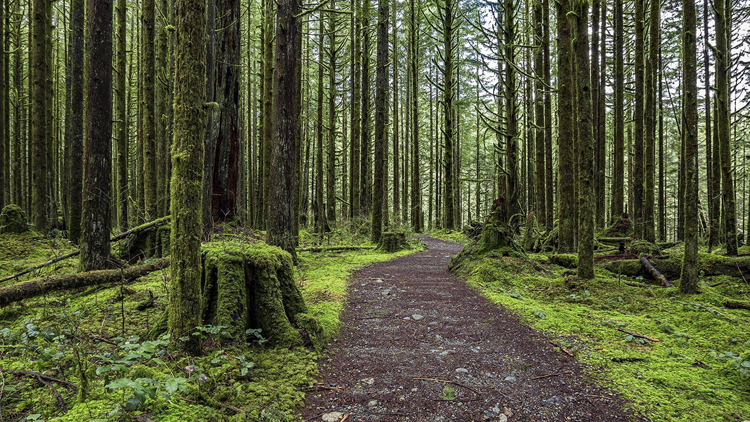
#> input picture test.jpg, 750 x 422 px
$ python encoder.py
#> lines starting #> are read from the running program, lines starting #| are printed output that depends on the picture
import numpy as np
import cv2
import time
import pickle
import sys


def get_binaryStr_within_range(l, u):
    i = 1
    num = 0
    binaryStr = ''
    while (not(num >= l and num < u)):
        decimal_pnt = 2**(-i)
        new_decimal = num + decimal_pnt
        if(new_decimal > u):
            binaryStr += '0'
        else:
            binaryStr += '1'
            num = new_decimal
        i += 1
    return binaryStr


def arith_coding(fileVector, blockSize, probability):
    cumulative_p = {}
    cumulative_p_prev = {}
    tags = []

    last_prob = 0
    for p in probability:
        cumulative_p_prev[p] = last_prob
        cumulative_p[p] = last_prob + probability[p]
        last_prob = cumulative_p[p]

    idx = 0
    while(idx < len(fileVector)):
        l = 0.0
        u = 1.0
        tag = ''
        blockNum = 0
        c = 0
        while (blockNum <= blockSize):
            if(l >= 0 and u < 0.5):
                l = 2 * l
                u = 2 * u
                tag += '0'
                for ic in range(c):
                    tag += '1'
                c = 0
            elif (l >= 0.5 and u <= 1.1):
                l = 2 * l - 1
                u = 2 * u - 1
                tag += '1'
                for ic in range(c):
                    tag += '0'
                c = 0
            elif(l >= 0.25 and u < 0.75):
                l = 2 * l - 0.5
                u = 2 * u - 0.5
                c += 1
            else:
                if(blockNum == blockSize):
                    extra_bits = get_binaryStr_within_range(l, u)
                    tag += extra_bits
                    break
                letter = fileVector[idx]
                delta = u-l
                new_l = l + delta * cumulative_p_prev[letter]
                new_u = min(
                    l + delta * cumulative_p[letter], 1.0)

                l = new_l
                u = new_u
                idx += 1
                blockNum += 1
        tags.append(tag)
    return tags


def bitstring_to_bytes(s):
    # pad s to make it divisble by 8
    numBits = 8 - len(s) % 8
    s += ('0' * numBits)
    return bytes(int(s[i: i + 8], 2)
                 for i in range(0, len(s), 8))  # convert s to bytes


def encodeTags(tags):
    bytesArray = []
    for tag in tags:
        bytesArray.append(bitstring_to_bytes(tag))
    return bytesArray


imgName = input("Enter the image file name: ")
#> the answer given: test.jpg
blockSize = int(input("Enter the block size: "))
#> the answer given: 100

img = cv2.imread(imgName, cv2.IMREAD_GRAYSCALE)
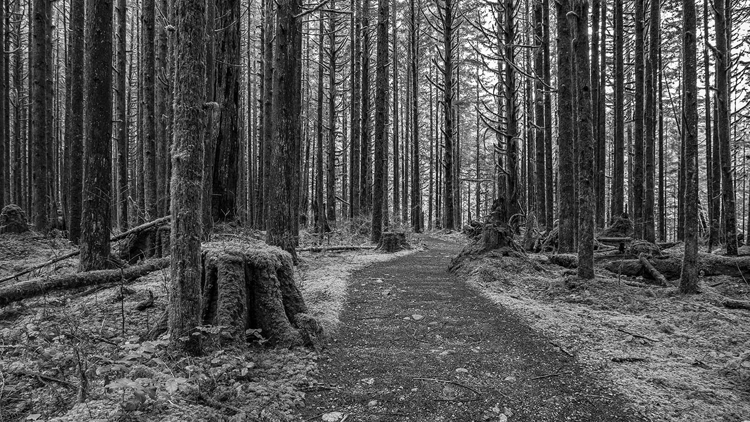
#> img: shape (422, 750); min 0, max 255, mean 83.1

dimensions = np.array([img.shape[0], img.shape[1]])  # height x width
#> dimensions = [422, 750]

img = img.flatten()

extraPixels = blockSize - (img.size % blockSize)
#> extraPixels = 100
img = np.pad(img, (0, extraPixels), 'constant', constant_values=(0))

probability = {}

for pix in img:
    if pix in probability.keys():
        probability[pix] += 1
    else:
        probability[pix] = 1
#> this loop made 316600 passes
#> pix on passes 1 to 3: 37, 20, 19
#> after the loop, probability = 256 items

sortedProbability = {}
for shade in range(256):
    if shade in probability.keys():
        sortedProbability[shade] = probability[shade]
#> after the loop, sortedProbability = 256 items

probability = sortedProbability

for p in probability:
    probability[p] /= len(img)

probabilityVector = []

for shade in range(256):
    if shade in probability.keys():
        probabilityVector.append(probability[shade])
    else:
        probabilityVector.append(0)
#> after the loop, probabilityVector = 256 values, max 0.00976 at index 39, min 0.000208 at index 236, mean 0.00391

probabilityVector = np.array(probabilityVector, dtype=float)

start = time.process_time()

tags = arith_coding(img, blockSize, sortedProbability)
#> the loop in arith_coding, `for p in probability:` made 256 passes
#> last_prob on passes 1 to 3: 0.000815, 0.00161, 0.00242
#> after the loop in arith_coding, `for p in probability:`: cumulative_p = 256 items
#> after the loop in arith_coding, `while(idx < len(fileVector)):`: idx = 316600; tags = 3166 items
#> tags = 3166 items

print(str(time.process_time() - start) + ' s')

tagsBytesArray = encodeTags(tags)
#> the loop in encodeTags, `for tag in tags:` made 3166 passes
#> numBits in bitstring_to_bytes on passes 1 to 3: 6, 8, 6
#> tagsBytesArray = 3166 items

with open('./data/tags.dat', 'wb') as x:
    pickle.dump(tagsBytesArray, x)

probabilityVector.tofile('./data/probabilities.dat')
dimensions.tofile('./data/dimensions.dat')
np.array([blockSize]).tofile('./data/blocksize.dat')

$ run again, on shoma.jpg
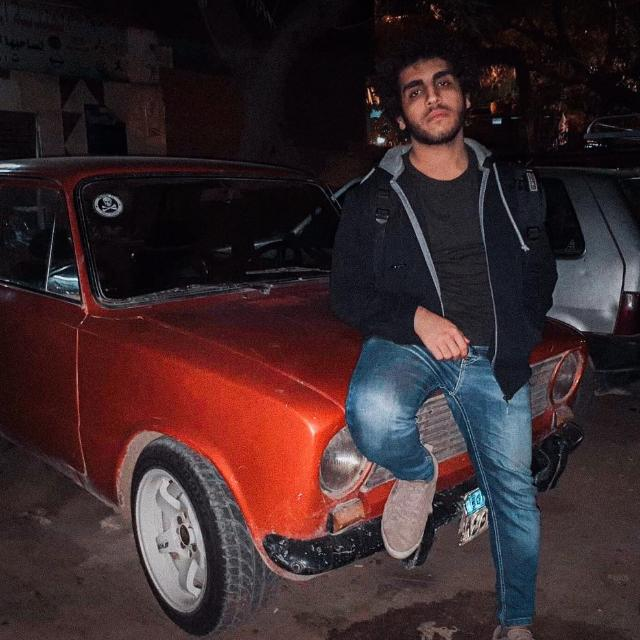
#> input picture shoma.jpg, 640 x 640 px
#> `img = cv2.imread(imgName, cv2.IMREAD_GRAYSCALE)`:
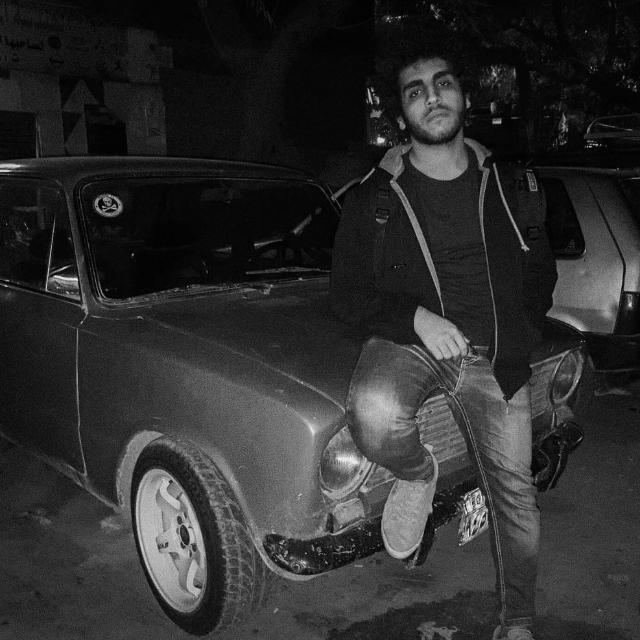
#> img: shape (640, 640); min 0, max 247, mean 45.5
#> the loop `for pix in img:` made 409700 passes
#> pix on passes 1 to 3: 26, 11, 20
#> after the loop `for pix in img:`: probability = 244 items
#> after the loop `for shade in range(256):`: probabilityVector = 256 values, max 0.0326 at index 7, min 0 at index 236, mean 0.00391
#> the loop in arith_coding, `for p in probability:` made 244 passes
#> last_prob on passes 1 to 3: 0.00186, 0.00299, 0.00562
#> after the loop in arith_coding, `for p in probability:`: cumulative_p = 244 items
#> after the loop in arith_coding, `while(idx < len(fileVector)):`: idx = 409700; tags = 4097 items
#> the loop in encodeTags, `for tag in tags:` made 4097 passes
#> numBits in bitstring_to_bytes on passes 1 to 3: 7, 1, 6
